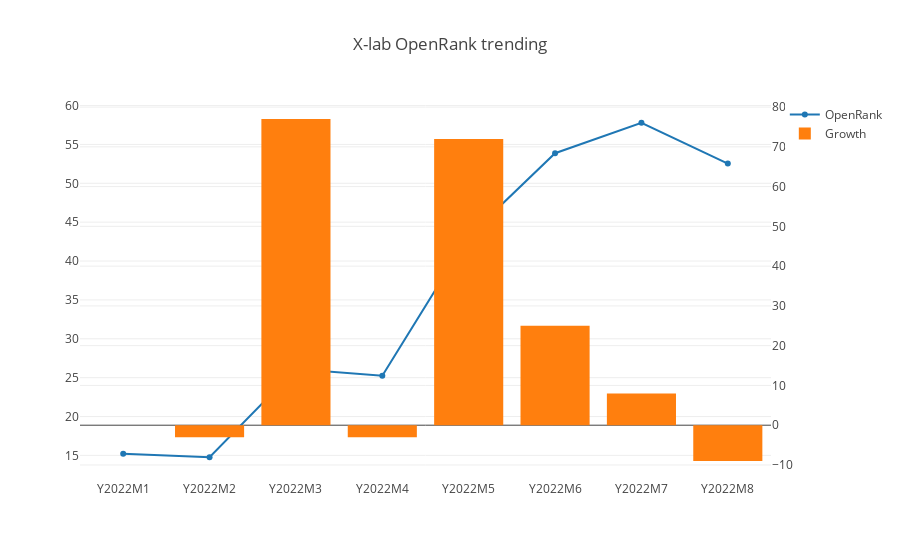

The code cell stored with this chart in its notebook:
### Markdown cell above
## Overview

This part is the history OpenRank trending of all projects in X-lab community.

### Code cell
openDigger.index.openrank.getRepoOpenrank({
    labelUnion: [':communities/xlab'],
    startYear, startMonth,
    endYear, endMonth,
    groupTimeRange: 'month', limit: -1,
}).then(data => {
    var x = [], v = [], g = []; g.push(0);
    forEveryMonth((y, m, index) => {
        var key = `Y${y}M${m}`;
        x.push(key); v.push(0);
        data.forEach(row => { v[index] += (row.open_rank[index] ? row.open_rank[index] : 0); row[key] = row.open_rank[index] ? row.open_rank[index] : 0; });
        if (index > 0) g.push(Math.ceil((v[index]-v[index-1])*100/v[index-1]));
    });
    data.forEach(row => { delete row.open_rank; delete row.org; });
    console.table(data);
    openDigger.render.plotly([
        { x, y: v, type: 'scatter', name: 'OpenRank' },
        { x, y: g, type: 'bar', yaxis: 'y2', name: 'Growth'}
    ], {
        title: 'X-lab OpenRank trending',
        yaxis2: { overlaying: 'y', side: 'right' }
    });
    fs.writeFileSync('all_data.json', JSON.stringify(data));
});

### Figure 1 — Plotly figure (JSON) as saved in the notebook; plotly's stock layout.template omitted (floating-point values rounded to 4 significant figures)
{"data": [{"name": "OpenRank", "type": "scatter", "x": ["Y2022M1", "Y2022M2", "Y2022M3", "Y2022M4", "Y2022M5", "Y2022M6", "Y2022M7", "Y2022M8"], "y": [15.22, 14.76, 26.12, 25.25, 43.19, 53.87, 57.79, 52.54]}, {"name": "Growth", "type": "bar", "x": ["Y2022M1", "Y2022M2", "Y2022M3", "Y2022M4", "Y2022M5", "Y2022M6", "Y2022M7", "Y2022M8"], "y": [0, -3, 77, -3, 72, 25, 8, -9], "yaxis": "y2"}], "layout": {"autosize": true, "title": {"text": "X-lab OpenRank trending"}, "xaxis": {"autorange": true, "range": [-0.5, 7.5], "type": "category"}, "yaxis": {"autorange": true, "range": [11.21, 61.34], "type": "linear"}, "yaxis2": {"autorange": true, "overlaying": "y", "range": [-13.78, 81.78], "side": "right", "type": "linear"}}}
